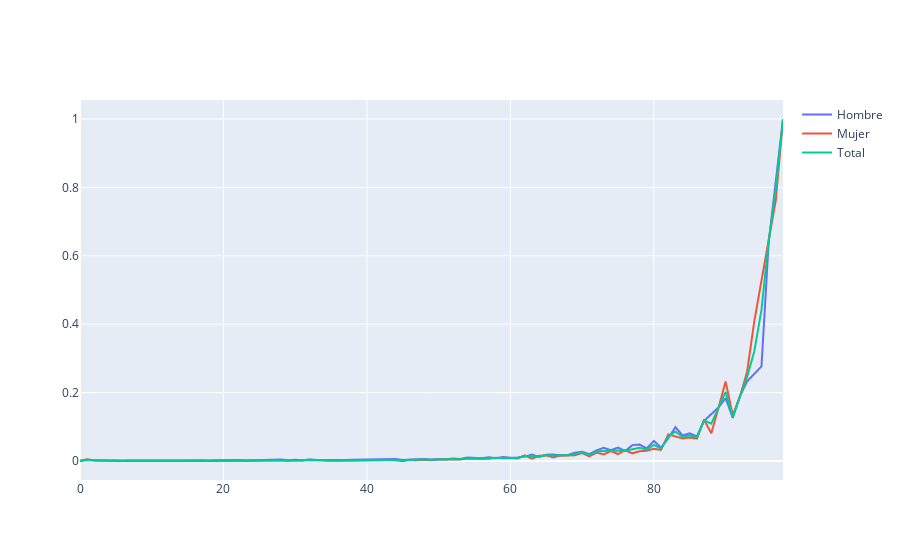

Notebook code cell kept with this figure:
### Code cell
fig = go.Figure()
fig.add_trace(go.Scatter(x=df2["Edad"], y=df2["qxH"],mode='lines',name='Hombre'))
fig.add_trace(go.Scatter(x=df2["Edad"], y=df2['qxM'],mode='lines',name='Mujer'))
fig.add_trace(go.Scatter(x=df2["Edad"], y=df2['qxT'],mode='lines',name='Total'))
fig.show()
